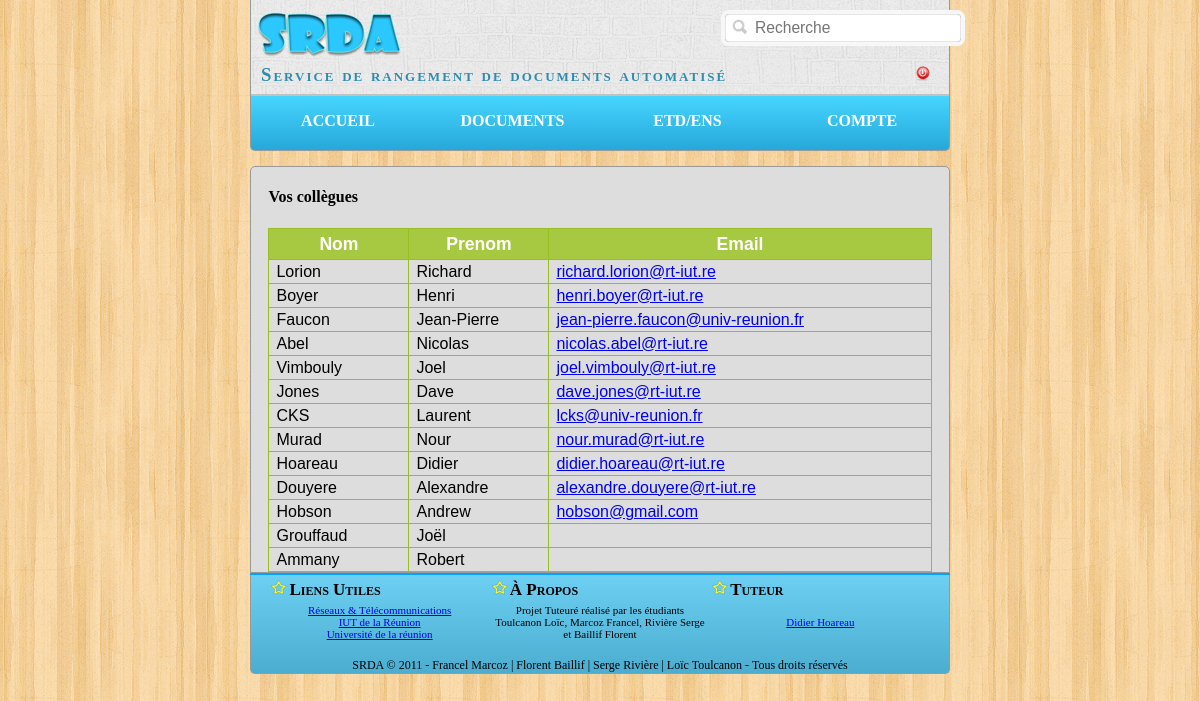
Page /index.php?page=trombi&action=Enseignant (signed in) on the committed database.
### tables this page shows
CREATE TABLE `enseignant` (
  `num_ens` varchar(255) NOT NULL,
  `nom_ens` varchar(25) NOT NULL,
  `prenom_ens` varchar(25) NOT NULL,
  `email_ens` varchar(100) NOT NULL,
  `pass` varchar(32) NOT NULL,
  PRIMARY KEY (`num_ens`)
);

### application/model/trombiModel.php (called while the page is built, shortened)
<?php
function getListe($promo) {
	$bdd = connexionBase();
	$promo = strtoupper($promo);
	$result = array();
	$i = 0;
	if ($promo == "ENSEIGNANT") {
		$requete = "select nom_ens, prenom_ens,email_ens from enseignant ";
		$res = $bdd -> prepare($requete);
		$res -> execute();
		foreach ($res as $valeur) {
			$result[$i]['nom'] = $valeur['nom_ens'];
			$result[$i]['prenom'] = $valeur['prenom_ens'];
			$result[$i]['email'] = $valeur['email_ens'];
			$i++;
		}
	}
	return $result;
}
?>

### application/view/trombi.php (the view)
<?php if(!empty($liste)){ ?>
	<div class="tableDiv articles">
		<h4>Vos collègues</h4>
		<table class="tableExemple">
			<th width=125>Nom</th>
			<th width=125>Prenom</th>
			<th>Email</th>
			<?php foreach($liste as $valeur) { ?>
				<tr>
					<td>
						<?php
						if(!empty($valeur['promo'])){
							$path = 'application/img/trombi/' . $valeur['promo'] . '/' . $valeur['id'] . '.png';
							echo getTrombi($path,$valeur['nom']);
						}
						else{
							echo $valeur['nom'];
						}
						  ?>
					</td>
					<td><?php echo $valeur['prenom']?></td>
					<td><?php echo "<a href=mailto:" . $valeur['email'] . ">" . $valeur['email'] . "</a>";?></td>
				</tr>
			<?php }?>
		</table>
	</div>
<?php }else{?>
	<div><i>Filière inexistante...</i></div>
<?php }?>

### application/css/style.css (style rules this page uses)
html,body { margin-top:0; font-family: "Trebuchet MS", Times, serif; background: url(../img/pattern.png) fixed; }
.articles { border-style: solid; border-width: 0px; }
.tableDiv { margin-left:auto; margin-right:auto; margin-top: 10px; width:95%; }
.tableExemple { font-family:"Trebuchet MS", Arial, Helvetica, sans-serif; width:100%; border-collapse:collapse; font-weight:normal; }
.tableExemple td, .tableExemple th { font-size:1em; border:1px solid #98bf21; padding:3px 7px 2px 7px; }
.tableExemple th { font-size:1.1em; text-align:center; padding-top:5px; padding-bottom:4px; background-color:#A7C942; color:#ffffff; }

### rows in the picture
enseignant: nom_ens "Lorion", prenom_ens "Richard", email_ens "richard.lorion@rt-iut.re"
enseignant: nom_ens "Boyer", prenom_ens "Henri", email_ens "henri.boyer@rt-iut.re"
enseignant: nom_ens "Faucon", prenom_ens "Jean-Pierre", email_ens "jean-pierre.faucon@univ-reunion.fr"
enseignant: nom_ens "Abel", prenom_ens "Nicolas", email_ens "nicolas.abel@rt-iut.re"
enseignant: nom_ens "Vimbouly", prenom_ens "Joel", email_ens "joel.vimbouly@rt-iut.re"
enseignant: nom_ens "Jones", prenom_ens "Dave", email_ens "dave.jones@rt-iut.re"
enseignant: nom_ens "CKS", prenom_ens "Laurent", email_ens "lcks@univ-reunion.fr"
enseignant: nom_ens "Murad", prenom_ens "Nour", email_ens "nour.murad@rt-iut.re"
enseignant: nom_ens "Hoareau", prenom_ens "Didier", email_ens "didier.hoareau@rt-iut.re"
enseignant: nom_ens "Douyere", prenom_ens "Alexandre", email_ens "alexandre.douyere@rt-iut.re"
enseignant: nom_ens "Hobson", prenom_ens "Andrew", email_ens "hobson@gmail.com"
enseignant: nom_ens "Grouffaud", prenom_ens "Joël"
enseignant: nom_ens "Ammany", prenom_ens "Robert"
